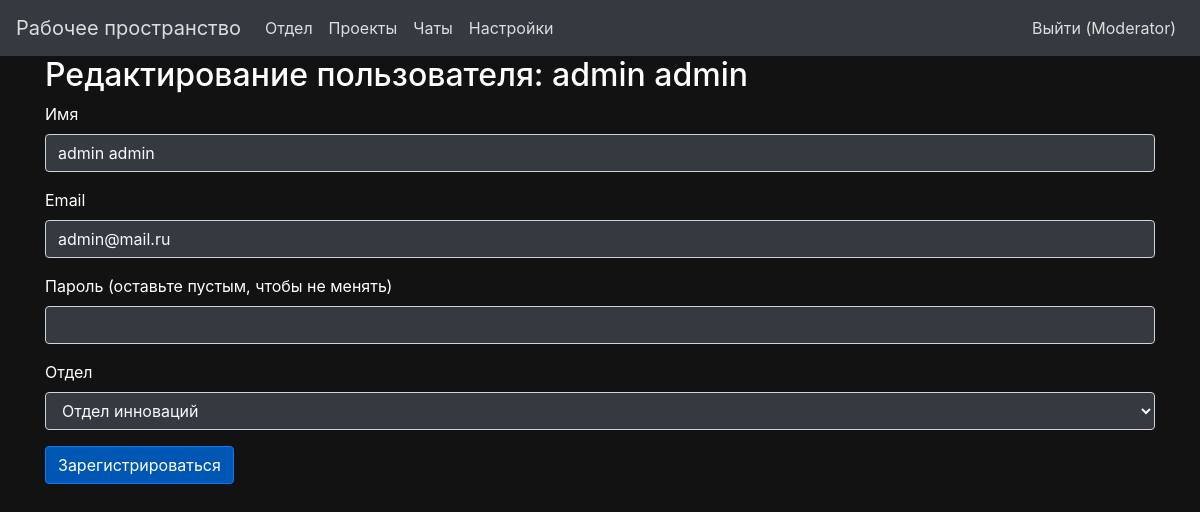
/user/edit/1 (signed in), run on the app's committed database.
### app/models.py (models this page shows, shortened)
class User(db.Model, UserMixin):
    id = db.Column(db.Integer, primary_key=True)
    name = db.Column(db.String(50), nullable=False)
    email = db.Column(db.String(120), unique=True, nullable=False)
    password = db.Column(db.String(200), nullable=False)
    role_id = db.Column(db.Integer, db.ForeignKey('role.id'))
    department_id = db.Column(db.Integer, db.ForeignKey('department.id'))
    registered_on = db.Column(db.DateTime)

### app/views.py (the view, shortened to what this page needs)
@app.route('/user/edit/<int:user_id>', methods=['GET', 'POST'])
@login_required
def edit_user(user_id):
    user = User.query.get_or_404(user_id)
    form = RegistrationForm(obj=user)
    form.department_id.choices = [(d.id, d.name) for d in Department.query.all()]
    return render_template('edit_user.html', form=form, user=user, theme_value=get_theme_value())

### app/forms.py
class RegistrationForm(FlaskForm):
    name = StringField('Имя', validators=[DataRequired()])
    email = StringField('Email', validators=[DataRequired(), Email()])
    password = PasswordField('Пароль', validators=[DataRequired()])
    department_id = SelectField('Отдел', coerce=int)  # Заполнить позже в представлении
    submit = SubmitField('Зарегистрироваться')

### app/__init__.py (called while the page is built)
@login_manager.user_loader
def load_user(user_id):
    return models.User.query.get(int(user_id))

### app/views.py (called while the page is built)
def get_theme_value():
    if current_user.is_authenticated:  # Проверяем, аутентифицирован ли пользователь
        theme_setting = Setting.query.filter_by(user_id=current_user.id, key='theme').first()
        return theme_setting.value == 'dark' if theme_setting else False
    return False  # Если пользователь не аутентифицирован, возвращаем значение по умолчанию

### app/templates/edit_user.html (shortened to what this page needs)
{% extends "base.html" %}
{% block content %}
<h2>Редактирование пользователя: {{ user.name }}</h2>
<form method="POST">
   <div class="form-group">
       {{ form.name.label(class='form-label') }}
       {{ form.name(class='form-control bg-dark text-light' if theme_value else 'form-control bg-light') }}
   </div>
   <div class="form-group">
       {{ form.email.label(class='form-label') }}
       {{ form.email(class='form-control bg-dark text-light' if theme_value else 'form-control bg-light') }}
   </div>
   <div class="form-group">
       {{ form.password.label(class='form-label') }} (оставьте пустым, чтобы не менять)
       {{ form.password(class='form-control bg-dark text-light' if theme_value else 'form-control bg-light') }}
   </div>
   <div class="form-group">
       {{ form.department_id.label(class='form-label') }}
       {{ form.department_id(class='form-control bg-dark text-light' if theme_value else 'form-control bg-light') }}
   </div>
   {{ form.submit(class='btn btn-primary') }}
</form>
{% endblock %}

### app/templates/base.html (shortened to what this page needs)
<!DOCTYPE html>
<html lang="en">
<head>
    <link rel="stylesheet" href="https://stackpath.bootstrapcdn.com/bootstrap/4.5.2/css/bootstrap.min.css">
    <link rel="stylesheet" href="{{ url_for('static', filename='css/styles.css') }}">
</head>
<body class="{{ 'dark' if theme_value else 'light' }}">
    <nav class="navbar navbar-expand-lg {{ 'bg-dark text-light' if theme_value else 'bg-light navbar-light' }}">
        <a class="navbar-brand" href="{{ url_for('index') }}">Рабочее пространство</a>
        <div class="collapse navbar-collapse" id="navbarNav">
            <ul class="navbar-nav mr-auto">
                <li class="nav-item"><a class="nav-link" href="{{ url_for('new_department') }}">Отдел</a></li>
                <li class="nav-item"><a class="nav-link" href="{{ url_for('new_project') }}">Проекты</a></li>
                <li class="nav-item"><a class="nav-link" href="{{ url_for('chat_list') }}">Чаты</a></li>
                <li class="nav-item"><a class="nav-link" href="{{ url_for('settings') }}">Настройки</a></li>
            </ul>
            <ul class="navbar-nav ml-auto">
                {% if current_user.is_authenticated %}
                <li class="nav-item"><a class="nav-link" href="{{ url_for('logout') }}">Выйти ({{ current_user.name
                        }})</a></li>
                {% else %}
                <li class="nav-item"><a class="nav-link" href="{{ url_for('register') }}">Регистрация</a></li>
                <li class="nav-item"><a class="nav-link" href="{{ url_for('login') }}">Войти</a></li>
                {% endif %}
            </ul>
        </div>
    </nav>
    <div class="container">
        {% block content %}
        {% endblock %}
    </div>
</body>
</html>

### app/static/css/styles.css (style rules this page uses)
body { transition: background-color 0.5s, color 0.5s; }
.bg-dark { color: white; }
body.dark { background-color: #121212; color: white; }
.btn { transition: background-color 0.5s, color 0.5s; }
.btn-primary { background-color: #007bff; color: white; }
body.dark .btn-primary { background-color: #0056b3; }
a { color: #ddd; }

### data on the page
User: name "Moderator"
User: name "admin admin", email "admin@mail.ru", department_id "Отдел инноваций"
